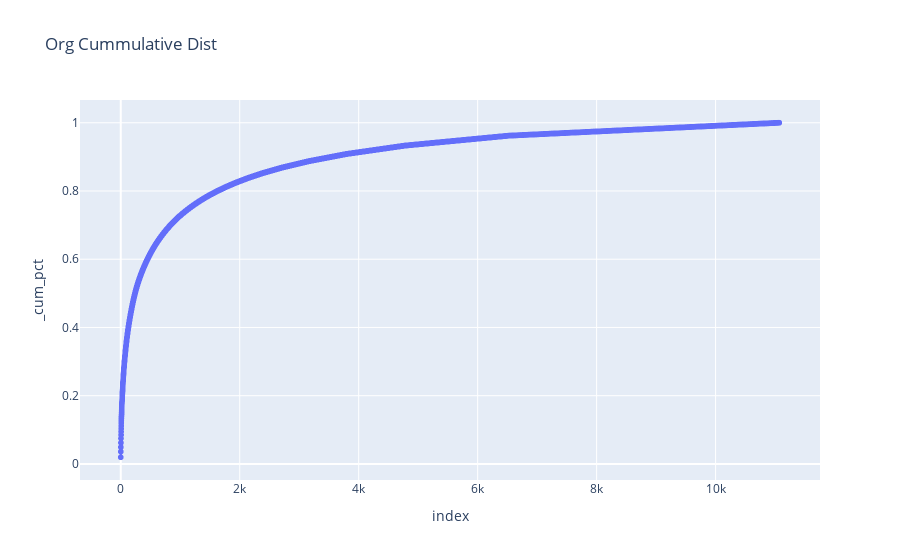

The cell this chart's notebook holds for it:
### Code cell
dfg = (
    df.groupby(["_org_class", "_org_name"])
    .agg(count=("_org_name", "count"))
    .sort_values("count", ascending=False)
    .reset_index()
)
dfg["_pct"] = dfg["count"].apply(lambda x: x / dfg["count"].sum())
dfg["_cum_pct"] = dfg["_pct"].cumsum()


px.scatter(dfg.reset_index(), x="index", y="_cum_pct", title="Org Cummulative Dist")

### Figure 1 — Plotly figure (JSON) as saved in the notebook; plotly's stock layout.template omitted (floating-point values rounded to 4 significant figures; data arrays with more than 128 entries replaced by an {"elided": "..."} marker saying what was removed)
{"data": [{"hovertemplate": "index=%{x}<br>_cum_pct=%{y}<extra></extra>", "legendgroup": "", "marker": {"color": "#636efa", "symbol": "circle"}, "mode": "markers", "name": "", "showlegend": false, "type": "scattergl", "x": {"elided": "11071 int values"}, "xaxis": "x", "y": {"elided": "11071 float values"}, "yaxis": "y"}], "layout": {"legend": {"tracegroupgap": 0}, "title": {"text": "Org Cummulative Dist"}, "xaxis": {"anchor": "y", "domain": [0, 1], "title": {"text": "index"}}, "yaxis": {"anchor": "x", "domain": [0, 1], "title": {"text": "_cum_pct"}}}}
